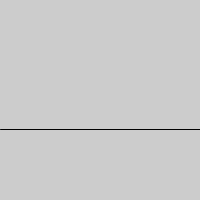
Frame 1 (no input)
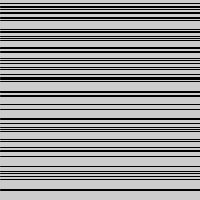
Frame 60 (the mouse pressed at the canvas centre just before this capture)
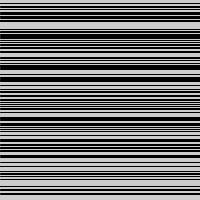
Frame 120 (the mouse held since frame 60 and released just before this capture)

The Processing sketch that drew these frames (run headless with seeded random() and noise(); from frame 60 on, the mouse is pressed at the canvas centre):

// Processing sketch: processing_109600
// ── processing_109600.pde

float yPos = 0.0;

void setup() {  // setup() runs once

  size(200, 200);
  frameRate(30);
}
 
void draw() {  // draw() loops forever, until stopped
  yPos = random(height);
  if (yPos < 0) {
    yPos = height;
  }
  line(0, yPos, width, yPos);
}
